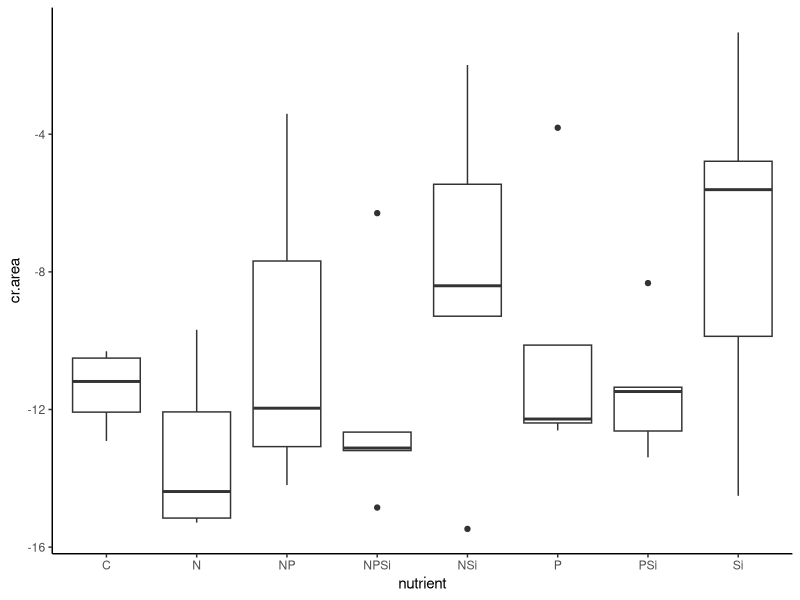
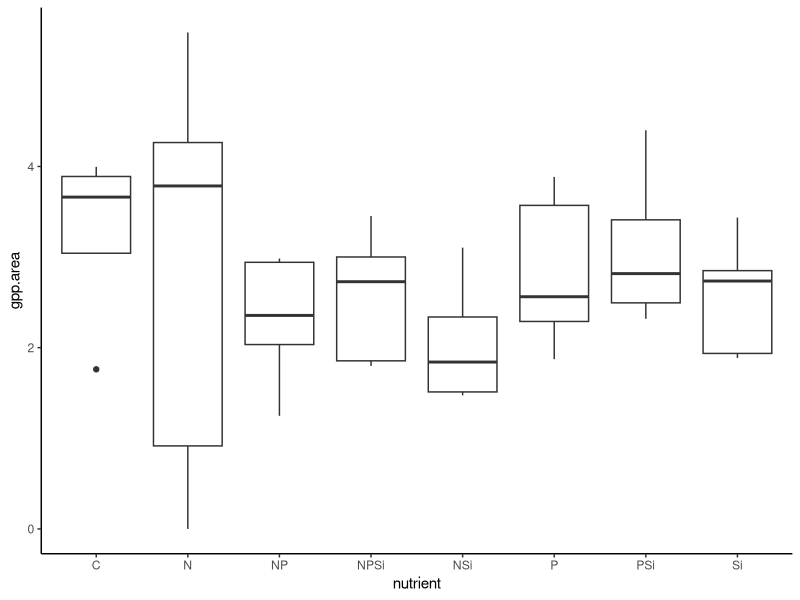
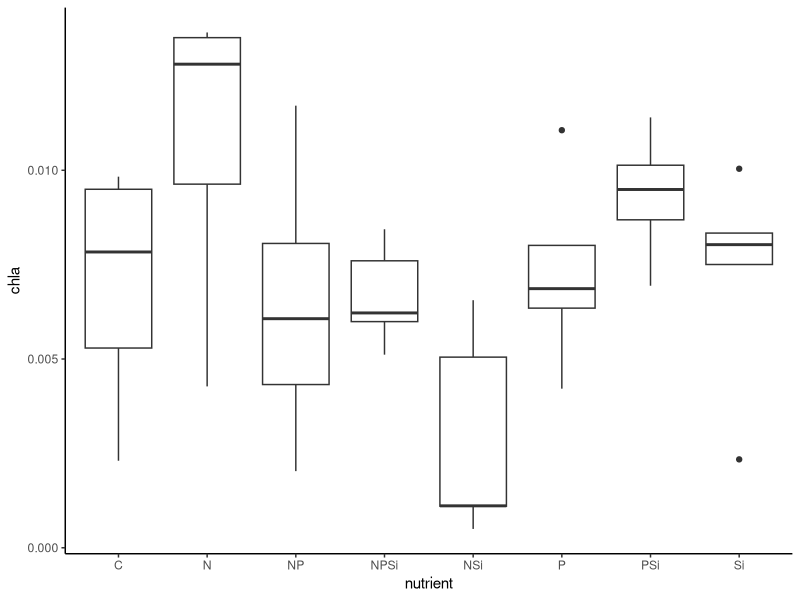
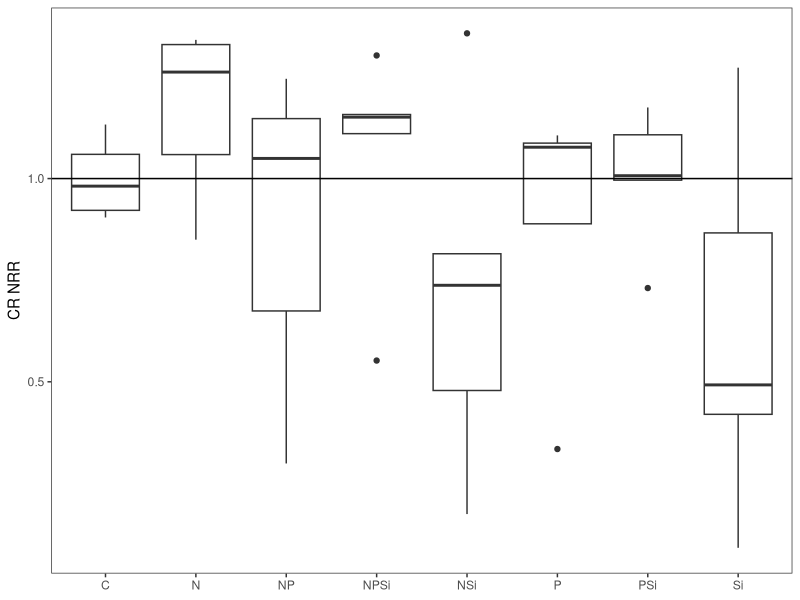
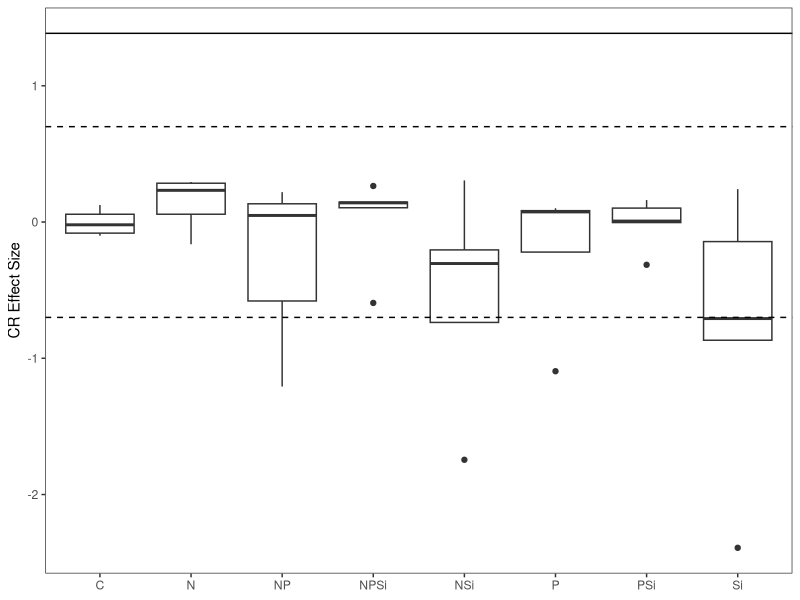
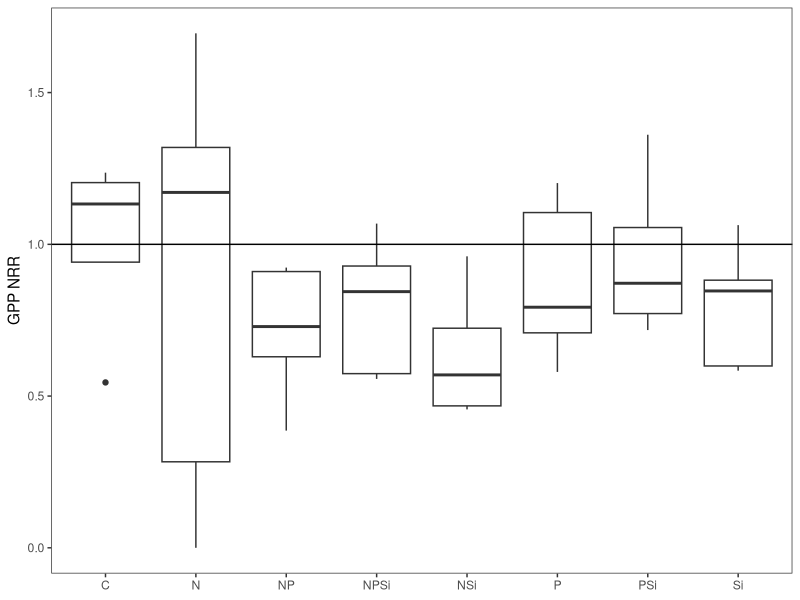
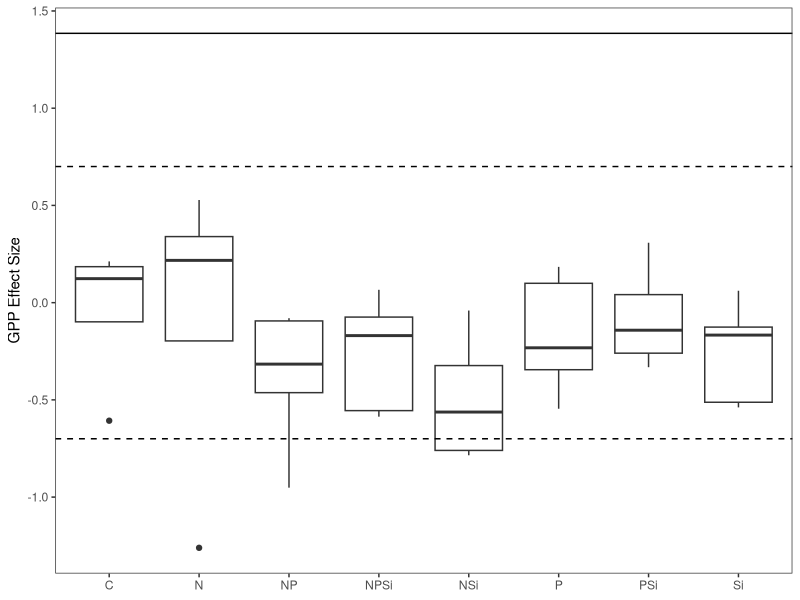
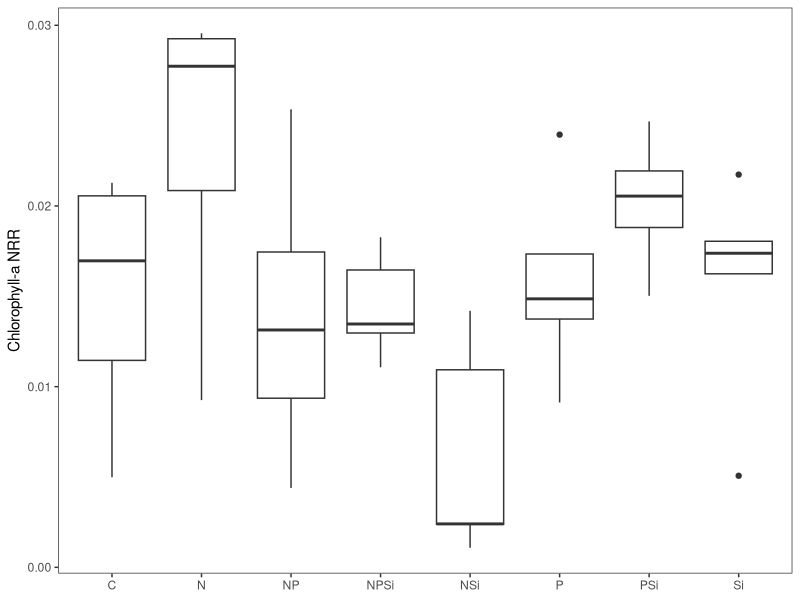

Write R code to recreate these figures, in order. (Note: this script raises an error after producing the figures.)
#Author:  Clay Arango
#Creation date: 10-Feb-19
#Script to analyze NDS data from Summer 2018 WSB work with S. Roley and A. Alexiades

#packages
install.packages("nlme")
install.packages("nortest")
install.packages("plyr")
install.packages("dplyr")
install.packages("multcomp")
install.packages("MASS")
install.packages("ggplot2")
library(nlme)
library(nortest)
library(plyr)
library(dplyr)
library(multcomp)
library(MASS)
library(ggplot2)

#Load data
ring_fall <- read.table(file="ring_fall.csv", header=T, sep=",")

#set variable
d = ring_fall

#evaluate data to make sure factors are correct
names(d)

unique(d$nutrient) #control, N, NP, NPSi, NSi, P, PSi, Si
unique(d$N) #should be 0 and 1
unique(d$P) #should be 0 and 1
unique(d$Si) #should be 0 and 1
unique(d$top) #should be "sponge" and "glass"
#if need to change, use recode function below. 
#d$top<-recode(d$top, "cellulose" ="sponge")
str(d)

#convert N and P and Si values (0 or 1 for absence or presence) to factors
d$N<-as.factor(d$N)
d$P<-as.factor(d$P)
d$Si<-as.factor(d$Si)
str(d)

#subset data into gpp and cr response
d.cr = subset(d, top=="sponge", data=d)
d.gpp = subset(d, top=="glass", data=d)

#check for outliers and check data entry before calculating CR-NRR
ggplot(d.cr, aes(x=nutrient, y=cr.area)) + geom_boxplot() + theme_classic()
#P3, O2, T7, K5, L7 are entered correctly, controls look OK
#K3, M1, N8, R6, missing in field

#calculate nrr for cr
x<-ddply(d.cr, "nutrient", summarise, ave_cr = mean(cr.area, na.rm=T)) 
x
d.cr$cr.nrr = d.cr$cr.area/-11.397616 #divide by control ave_cr

#check for outliers and check data entry before calculating GPP- and chla-NRR
ggplot(d.gpp, aes(x=nutrient, y=gpp.area)) + geom_boxplot() + theme_classic()
#K2 is entered correctly
#K1, M7 missing in field
ggplot(d.gpp, aes(x=nutrient, y=chla)) + geom_boxplot() + theme_classic()
#P and Si groups are somewhat spread but somewhat centered

#substitute b.d. chlorophyll with 1/2 detection limit using
#3*SD(y/x)/slope, where SD(y/x) is standard error of the chlorophyll regression
#make vectors for the x (chla) and y (RFU) values found in spreadsheet
#y = c(4.76, 399.36, 760.83, 1244.42, 3162.66, 5616.53)
#x = c(0, 0.025, 0.05, 0.1, 0.25, 0.5)
#summary(lm(y~x))
#chlabd = (345.52/11181.76)/2

#calculate nrr for gpp and chla
x<- ddply(d.gpp, "nutrient", summarise, ave_gpp = mean(gpp.area, na.rm=T), ave_chla = mean(chla, na.rm=T)) 
x
d.gpp$gpp.nrr = d.gpp$gpp.area/3.232171 #divide by control ave_gpp
d.gpp$chla.nrr = d.gpp$chla/0.4619133 #divide by control ave_chla
#use to exclude outliers
#x1<- ddply(subset(d.gpp, !(nds.id=="F6")), "nutrient", summarise, ave_chla = mean(chla_ug_cm2, na.rm=T)) 
#x1
#d.gpp$chla.nrr_1<-d.gpp$chla_ug_cm2/2.700340

#combine into one file and export
d.cr$chla.nrr<-NA
#d.cr$chla.nrr_1<-NA#for excluded outliers
d.cr$gpp.nrr<-NA
d.gpp$cr.nrr<-NA
d.nrr<-rbind(d.cr, d.gpp)
d.nrr$site.date<-"ring_fall"
d.nrr$gpp.es<-log(d.nrr$gpp.nrr)
d.nrr$cr.es<-log(d.nrr$cr.nrr)
d.nrr$chla.es<-log(d.nrr$chla.nrr)

write.table(d.nrr, "ring_fall_nrr.csv",  sep=",", quote=F, row.names =F)

###############
#plots of NRR
##############
ggplot(data=subset(d.cr, !(nutrient=="control")), aes(x=nutrient, y=cr.nrr))+geom_boxplot()+theme_bw()+
  ylab("CR NRR")+geom_abline(slope = 0, intercept = 1)+
  theme(axis.title.x=element_blank(), panel.grid.minor=element_blank(), panel.grid.major=element_blank())
#possible NPSi colimitation, but likely not limited

ggplot(data=subset(d.nrr, (top=="sponge")), aes(x=nutrient, y=cr.es))+geom_boxplot()+theme_bw()+
  ylab("CR Effect Size")+geom_hline(yintercept = 0.7, lty="dashed")+ geom_hline(yintercept = -0.7, lty="dashed")+
  geom_hline(yintercept = 1.385)+
  theme(axis.title.x=element_blank(), panel.grid.minor=element_blank(), panel.grid.major=element_blank())
#nothing over 1.385, so no significance?

ggplot(data=subset(d.gpp, !(nutrient=="control")), aes(x=nutrient, y=gpp.nrr))+geom_boxplot()+theme_bw()+
  ylab("GPP NRR")+geom_abline(slope = 0, intercept = 1)+
  theme(axis.title.x=element_blank(), panel.grid.minor=element_blank(), panel.grid.major=element_blank())
#no limitation

ggplot(data=subset(d.nrr, top =="glass"),aes(x=nutrient, y=gpp.es))+geom_boxplot()+theme_bw()+
  ylab("GPP Effect Size")+geom_hline(yintercept = 0.7, lty="dashed")+
  geom_hline(yintercept = -0.7, lty="dashed")+ geom_hline(yintercept = 1.385)+
  theme(axis.title.x=element_blank(), panel.grid.minor=element_blank(), panel.grid.major=element_blank())
#nothing over 1.385 so no significance?

ggplot(data=subset(d.gpp, !(nutrient=="control")), aes(x=nutrient, y=chla.nrr))+geom_boxplot()+theme_bw()+
  ylab("Chlorophyll-a NRR")+geom_abline(slope = 0, intercept = 1)+ 
  theme(axis.title.x=element_blank(), panel.grid.minor=element_blank(), panel.grid.major=element_blank())
#possible N limitation, but likely not limited

ggplot(data=subset(d.nrr, (top=="glass")), aes(x=nutrient, y=chla.es))+geom_boxplot()+theme_bw()+
  ylab("Chla Effect Size")+ geom_hline(yintercept = 0.7, lty="dashed")+ geom_hline(yintercept = -0.7, lty="dashed")+    
  geom_hline(yintercept = 1.385)+
  theme(axis.title.x=element_blank(), panel.grid.minor=element_blank(), panel.grid.major=element_blank())
#nothing over 1.385 so no significance?

##########
#NRR Summary Files
#########

GPP_sum<-ddply(d.gpp, "nutrient", summarise, ave_nrr.gpp=mean(gpp.nrr, na.rm=T), sd_nrr.gpp=sd(gpp.nrr, na.rm=T), 
               se_nrr.gpp =(sd(gpp.nrr)/sqrt(sum(!is.na(gpp.nrr)))), 
               ci95_nrr.gpp = (1.96*(sd(gpp.nrr)/sqrt(sum(!is.na(gpp.nrr))))),
               ave_nrr.chla=mean(chla.nrr, na.rm=T), sd_nrr.chla=sd(chla.nrr, na.rm=T), 
               se_nrr.chla =(sd(chla.nrr)/sqrt(sum(!is.na(chla.nrr)))), 
               ci95_nrr.chla = (1.96*(sd(chla.nrr)/sqrt(sum(!is.na(chla.nrr))))))
CR_sum<-ddply(d.cr, "nutrient", summarise, ave_nrr.cr=mean(cr.nrr, na.rm=T), sd_nrr.cr=sd(cr.nrr, na.rm=T), 
              se_nrr.cr =(sd(cr.nrr)/sqrt(sum(!is.na(cr.nrr)))), 
              ci95_nrr.cr = (1.96*(sd(cr.nrr)/sqrt(sum(!is.na(cr.nrr))))))

#now combine into one and export
d.sum<-merge(GPP_sum, CR_sum, by="nutrient")
d.sum$site_date<-"ring_fall"
write.table(d.sum, "ring_fall_summ.csv",  sep=",", quote=F, row.names=F)

############################################################
#analyze RESPIRATION data
############################################################

M1<-gls(cr.area~N*P*Si, data=d.cr, na.action=na.omit)
E1<-residuals(M1)
qqnorm(E1)
qqline(E1)
ad.test(E1)
   #residuals are not normal, p=0.01806
hist(E1)  
plot(M1)

plot(filter(d.cr, !is.na(cr.area)) %>% dplyr::select(nutrient), 
     E1, xlab="nutrient", ylab="Residuals")
bartlett.test(cr.area~nutrient, data=d.cr)
   #variance test is ok, p=0.212

anova(M1)
  
#try normalizing
d.cr$l.cr.area = log10(d.cr$cr.area*-1)

M2<-gls(l.cr.area~N*P*Si, data=d.cr, na.action=na.omit)
E2<-residuals(M2)
qqnorm(E2)
qqline(E2)
ad.test(E2)
#residuals are not normal, p=0.0002844
hist(E2)  
plot(M2)

plot(filter(d.cr, !is.na(cr.area)) %>% dplyr::select(nutrient), 
     E1, xlab="nutrient", ylab="Residuals")
bartlett.test(l.cr.area~nutrient, data=d.cr)
#variance test is not equal, p=0.002413

anova(M2)


##########################################################
#do multiple 2 way ANOVAs to improve our ability to interpret
##########################################################
#N and P
M1<-gls(cr.area~N*P, data=d.cr, na.action=na.omit)
E1<-residuals(M1)
qqnorm(E1)
qqline(E1)
ad.test(E1)
#residuals are not normally distributed, p=0.001307
hist(E1)  
plot(M1)

bartlett.test(cr.area~nutrient, data=d.cr)
#variance test OK

anova(M1) #interpretation, no limitation

#remove NA for plotting
xx = na.omit(subset(d.cr, select = c(N,P,cr.area)))
interaction.plot(xx$N, xx$P, xx$cr.area*-1)

#N and Si
M1<-gls(cr.area~N*Si, data=d.cr, na.action=na.omit)
E1<-residuals(M1)
qqnorm(E1)
qqline(E1)
ad.test(E1)
#residuals are not normally distributed, p=0.006354
hist(E1)  
plot(M1)

bartlett.test(cr.area~nutrient, data=d.cr)
#variance test OK

anova(M1) #interpretation, no limitation

#remove NA for plotting
xx = na.omit(subset(d.cr, select = c(N,Si,cr.area)))
interaction.plot(xx$N, xx$Si, xx$cr.area*-1)

#P and Si
M1<-gls(cr.area~P*Si, data=d.cr, na.action=na.omit)
E1<-residuals(M1)
qqnorm(E1)
qqline(E1)
ad.test(E1)
#residuals are normally distributed, p=0.08488
hist(E1)  
plot(M1)

bartlett.test(cr.area~nutrient, data=d.cr)
#variance test OK

anova(M1) #interpretation, no limitation

#remove NA for plotting
xx = na.omit(subset(d.cr, select = c(P,Si,cr.area)))
interaction.plot(xx$P, xx$Si, xx$cr.area*-1)
##########################################################
##########################################################

x <- group_by(d.cr, nutrient) %>%  # Grouping function causes subsequent functions to aggregate by season and reach
  summarize(cr.mean = abs(mean(cr.area, na.rm = TRUE)), # na.rm = TRUE to remove missing values
            cr.sd=abs(sd(cr.area, na.rm = TRUE)),  # na.rm = TRUE to remove missing values
            n = sum(!is.na(cr.area)), # of observations, excluding NAs. 
            cr.se=cr.sd/sqrt(n))

ggplot(data=x, aes(x=nutrient, y=cr.mean)) + 
  geom_bar(stat="identity", position=position_dodge(), color = "black") + 
  geom_errorbar(aes(ymin=cr.mean, ymax=cr.mean+cr.se), width=0.2, 
                position=position_dodge(0.9)) + 
  xlab("Nutrient") +
  ylab(expression(Respiration~(ug~O[2]~m^{-2}~h^{-1}))) +
  ylim(0,20) +
  labs(fill="Light") +
  theme_bw() +
  theme(panel.grid.major=element_blank(),
        panel.grid.minor=element_blank(),
        legend.title=element_text(size=6),
        legend.key=element_blank(), 
        legend.position=c(0.5,0.95), 
        legend.text=element_text(size=8), 
        legend.background=element_blank(), 
        legend.direction="horizontal", 
        legend.key.size=unit(0.3, "cm"), 
        axis.title.y=element_text(size=8), 
        axis.title.x=element_text(size=8), 
        axis.text.x=element_text(size=8))

#ggsave('output/figures/Ring_fall.tiff',
#       units="in",
#       width=3.25,
#       height=3.25,
#       dpi=1200,
#       compression="lzw")

#summarize nrr
x <- group_by(d.cr, nutrient) %>%  # Grouping function causes subsequent functions to aggregate by season and reach
  summarize(cr.mean = abs(mean(cr.nrr, na.rm = TRUE)), # na.rm = TRUE to remove missing values
            cr.sd=abs(sd(cr.nrr, na.rm = TRUE)),  # na.rm = TRUE to remove missing values
            n = sum(!is.na(cr.nrr)), # of observations, excluding NAs. 
            cr.se=cr.sd/sqrt(n))

############################################################
#analyze the PRODUCTION data
############################################################

M1<-gls(gpp.area~N*P*Si, data=d.gpp, na.action=na.omit) 
E1<-residuals(M1)
qqnorm(E1)
qqline(E1)
ad.test(E1)
   #residuals are normal, p=0.4272

hist(E1, xlab="residuals", main="")
plot(M1)

plot(filter(d.gpp, !is.na(gpp.area)) %>% dplyr::select(nutrient), 
     E1, xlab="nutrient", ylab="Residuals")
bartlett.test(gpp.area~nutrient, data=d.gpp)
   #variances are equal, p=0.09051

anova(M1)
  
x <- group_by(d.gpp, nutrient) %>%  # Grouping function causes subsequent functions to aggregate by season and reach
  summarize(gpp.mean = abs(mean(gpp.area, na.rm = TRUE)), # na.rm = TRUE to remove missing values
            gpp.sd=abs(sd(gpp.area, na.rm = TRUE)),  # na.rm = TRUE to remove missing values
            n = sum(!is.na(gpp.area)), # of observations, excluding NAs. 
            gpp.se=gpp.sd/sqrt(n))

ggplot(data=x, aes(x=nutrient, y=gpp.mean)) + 
  geom_bar(stat="identity", position=position_dodge(), color = "black") + 
  geom_errorbar(aes(ymin=gpp.mean, ymax=gpp.mean+gpp.se), width=0.2, 
                position=position_dodge(0.9)) + 
  xlab("Nutrient") +
  ylab(expression(Production~(ug~O[2]~m^{-2}~h^{-1}))) +
  labs(fill="Light") +
  theme_bw() +
  theme(panel.grid.major=element_blank(),
        panel.grid.minor=element_blank(), 
        legend.title=element_text(size=6), 
        legend.key=element_blank(),  
        legend.position=c(0.5,0.95),  
        legend.text=element_text(size=8),  
        legend.background=element_blank(),  
        legend.direction="horizontal",  
        legend.key.size=unit(0.3, "cm"),  
        axis.title.y=element_text(size=8),  
        axis.title.x=element_text(size=8),  
        axis.text.x=element_text(size=8))

#ggsave('output/figures/gppByNutrient.tiff',
#       units="in",
#       width=3.25,
#       height=3.25,
#       dpi=1200,
#       compression="lzw")

#summarize nrr
x <- group_by(d.gpp, nutrient) %>%  # Grouping function causes subsequent functions to aggregate by season and reach
  summarize(gpp.mean = abs(mean(gpp.nrr, na.rm = TRUE)), # na.rm = TRUE to remove missing values
            gpp.sd=abs(sd(gpp.nrr, na.rm = TRUE)),  # na.rm = TRUE to remove missing values
            n = sum(!is.na(gpp.nrr)), # of observations, excluding NAs. 
            gpp.se=gpp.sd/sqrt(n))


############################################################
#analyze the CHL-A biomass on disks

M1<-gls(chla~N*P*Si, data=d.gpp, na.action=na.omit) 
E1<-residuals(M1)
qqnorm(E1)
qqline(E1)
ad.test(E1)
#residuals are normal, p=0.7195

hist(E1, xlab="residuals", main="")
plot(M1)

plot(filter(d.gpp, !is.na(gpp.area)) %>% dplyr::select(nutrient), 
     E1, xlab="nutrient", ylab="Residuals")
bartlett.test(chla~nutrient, data=d.gpp)
#variances are equal, p=0.6106

anova(M1)
